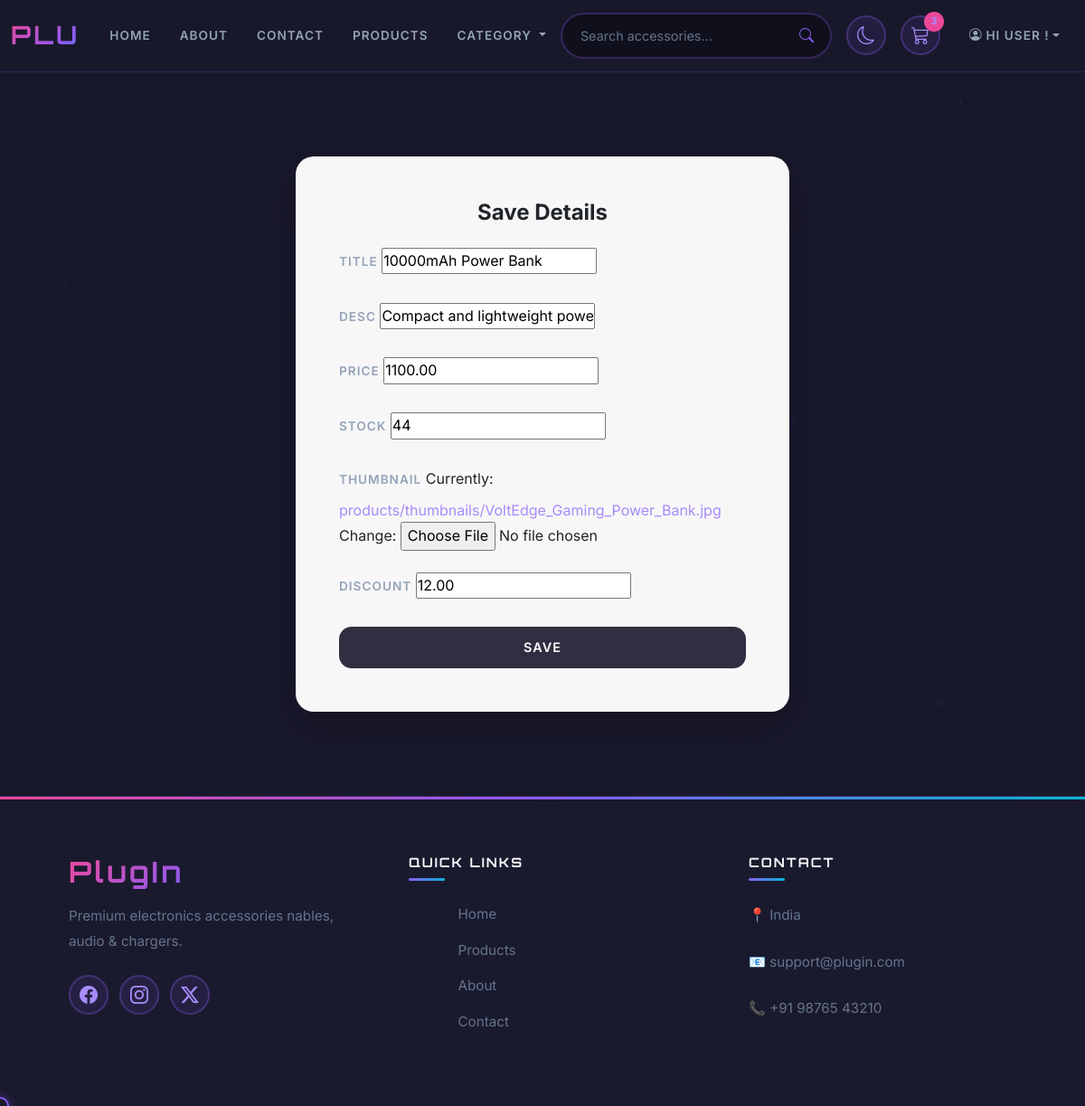
The app's page /products/3/edit/, older data.
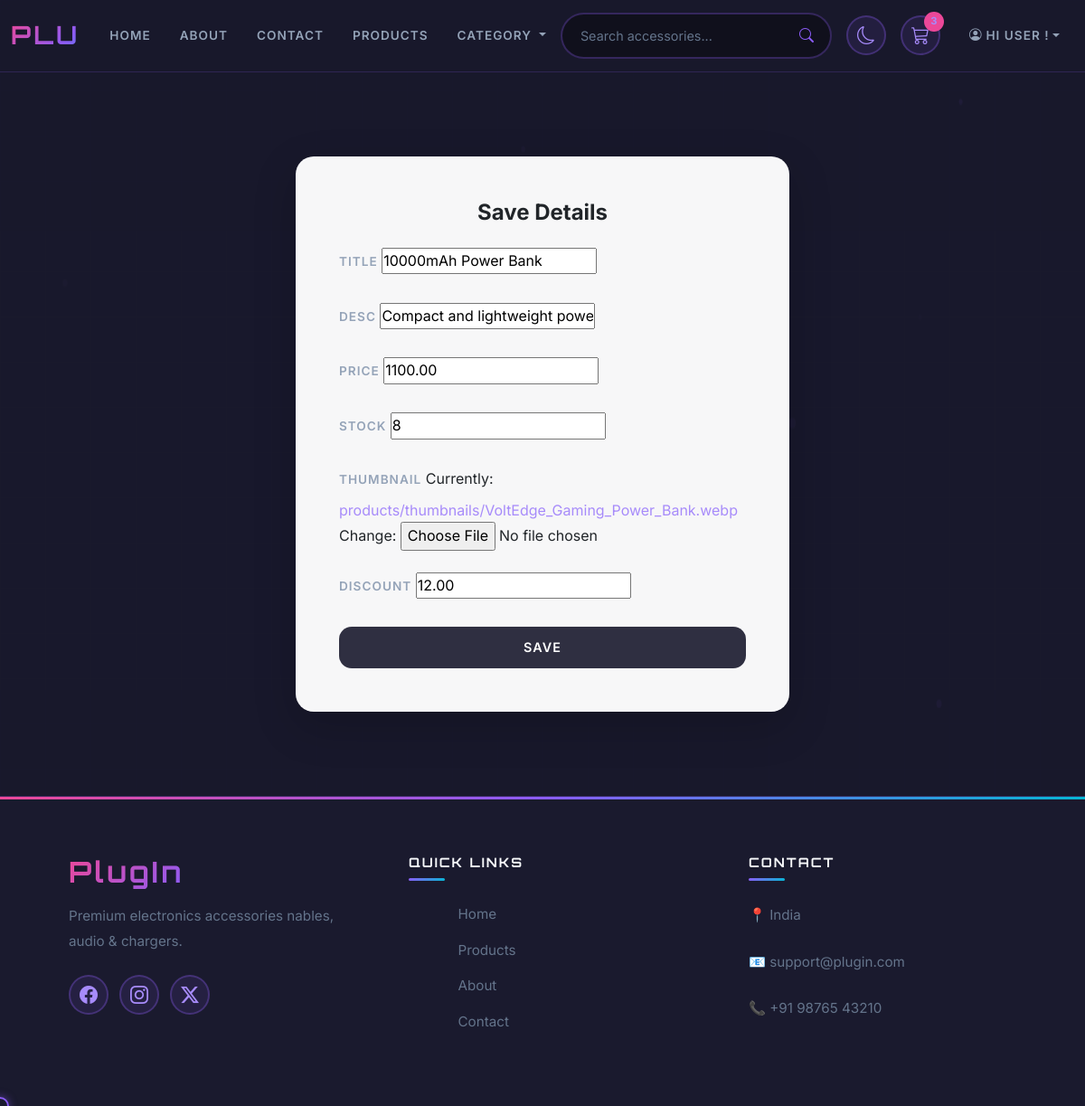
The same page, newer data.
### products/models.py (models this page shows, shortened)
class Product(models.Model):
    title = models.CharField(max_length=224)
    desc = models.CharField(max_length=400)
    price = models.DecimalField(max_digits=10, decimal_places=2)
    stock = models.PositiveIntegerField(null=False,blank=False,default=0)
    thumbnail = models.ImageField(upload_to='products/thumbnails')
    discount = models.DecimalField(
        max_digits=5,
        decimal_places=2,
        blank=True, null=True)
    created_at = models.DateTimeField(auto_now_add=True)
    updated_at = models.DateTimeField(auto_now=True)

### products/views.py (the view)
# urls.py: path('<int:pk>/edit/',UpdateProduct.as_view(), name='edit_product'),
class UpdateProduct(UpdateView):
    model = Product
    template_name = 'products/update_product.html'
    fields = '__all__'
    success_url = '/'

### templates/products/update_product.html (shortened to what this page needs)
{% extends 'base/base.html' %}
{% block content %}
<section class="save-form-section">
    <div class="container">
        <div class="row justify-content-center">
            <div class="col-lg-6 col-md-8">
                <div class="card save-form-card shadow-lg border-0">
                    <div class="card-body p-5">
                        <h4 class="text-center fw-bold mb-4">
                            Save Details
                        </h4>
                        <form method="post" enctype="multipart/form-data">
                            {% for field in form %}
                            <div class="mb-4">
                                <label class="form-label fw-semibold">
                                    {{ field.label }}
                                </label>
                                {{ field }}
                            </div>
                            {% endfor %}
                            <div class="d-grid mt-4">
                                <button type="submit" class="btn btn-gradient btn-lg">
                                    Save
                                </button>
                            </div>
                        </form>
                    </div>
                </div>
            </div>
        </div>
    </div>
</section>
{% endblock %}

Row changes from the older to the newer data that the page shows:
changed Product "10000mAh Power Bank": stock "44" → "8"
Text that changed along with them:
text no longer shown: "Currently: products/thumbnails/VoltEdge_Gaming_Power_Bank.jpg Change:"
text now shown: "Currently: products/thumbnails/VoltEdge_Gaming_Power_Bank.webp Change:"
